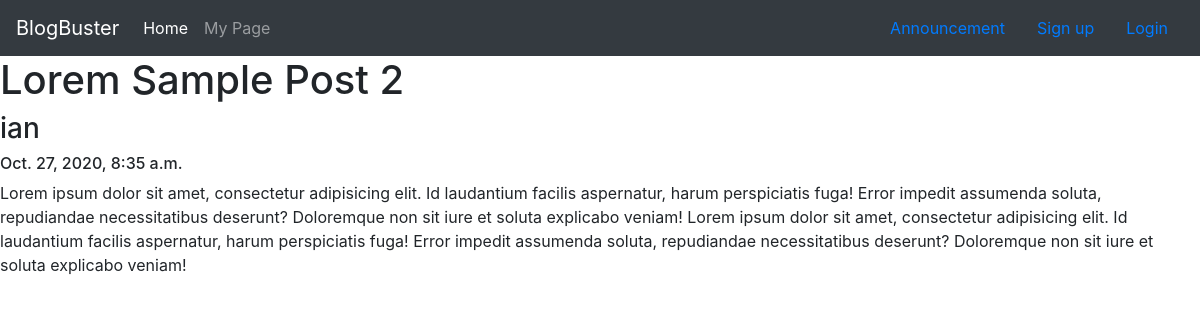
/6/, run on the app's committed database.
### blogger/models.py (models this page shows, shortened)
class BlogPost(models.Model):
    blog_title = models.CharField(max_length=250)
    blog_content = models.TextField(blank=True)
    blog_publish = models.DateTimeField(auto_now_add=True)
    blog_user = models.ForeignKey(User, on_delete=models.CASCADE)

### blogger/views.py (the view)
# urls.py: path('<int:blog_pk>/', views.detail, name='detail'),
def detail(request, blog_pk):
    content = get_object_or_404(BlogPost, pk=blog_pk)
    return render(request, 'blogger/detail.html', {'content':content})
    """
    User View
    """

### blogger/templates/blogger/detail.html
{% extends 'blogger/base.html' %}
{% block content %}
<h1>{{content.blog_title}}</h1></a>
<h3>{{content.blog_user}}</h3>
<h6>{{content.blog_publish}}</h6>
<p>{{content.blog_content }}</p>
{% endblock %}

### data on the page
BlogPost: blog_title "Lorem Sample Post 2", blog_user "ian", blog_publish "Oct. 27, 2020, 8:35 a.m.", blog_content "Lorem ipsum dolor sit amet, consectetur adipisicing elit. Id laudantium facilis aspernatur, harum perspiciatis fuga! Error impedit assumenda soluta, repudiandae necessitatibus deserunt? Doloremque non sit iure et soluta explicabo veniam! Lorem ipsum dolor sit amet, consectetur adipisicing elit. Id laudantium facilis aspernatur, harum perspiciatis fuga! Error impedit assumenda soluta, repudiandae necessitatibus deserunt? Doloremque non sit iure et soluta explicabo veniam!"
